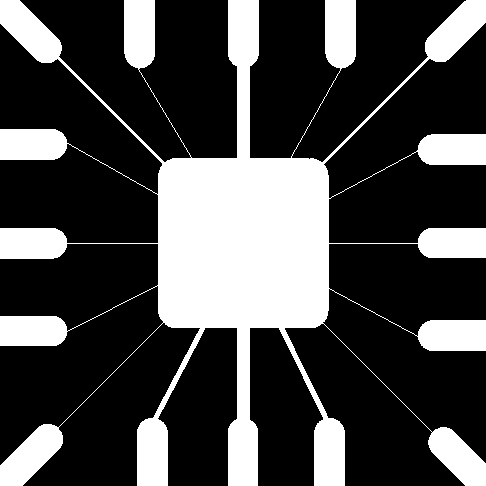
%> input picture Thanh/dataImages/Fig1005(a)(wirebond_mask).tif, 486 x 486 px
$ octave chuong3_phathienbien_canny_nofunc.m   (GNU Octave 9; MATLAB toolbox functions it lacks are replaced by stand-ins)
%> lines starting %> are read from the running program, lines starting %| are printed output that depends on the picture; in (x1, y1, x2, y2) boxes, pixels count from 0 and x2, y2 are one past the last pixel; in counts of white or black regions, pixels touching at a corner belong together; the program's own positions count from 1
% ??c ?nh vào
f = imread('Fig1005(a)(wirebond_mask).tif');
%> f is the input picture: size 486x486 uint8; 28.1% white; 1 white region, box (x1, y1, x2, y2) and area: (0, 0, 486, 486) 66259

% Chuy?n ?nh sang ?nh xám n?u ?nh là ?nh màu
if size(f, 3) == 3
    f = rgb2gray(f);
end

% B??c 1: Làm m?n ?nh v?i b? l?c Gaussian
sigma = 1;  % ?? l?ch chu?n c?a b? l?c Gaussian
h = fspecial('gaussian', [5, 5], sigma);  % T?o b? l?c Gaussian 5x5
f_smooth = imfilter(f, h, 'same');  % Áp d?ng b? l?c Gaussian vào ?nh
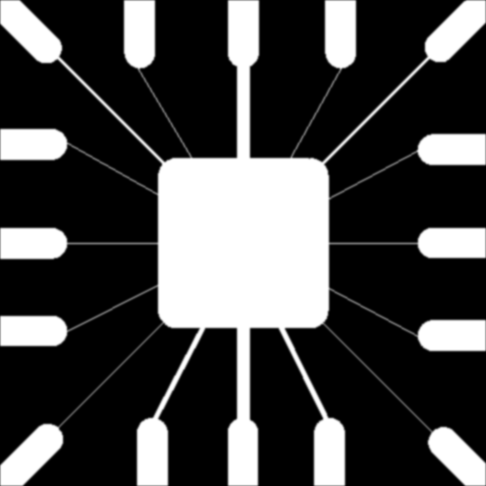
%> f_smooth: size 486x486 uint8; min 0, max 255, mean 71.3

% B??c 2: Tính toán gradient c?a ?nh b?ng b? l?c Sobel
sobel_x = fspecial('sobel');  % B? l?c Sobel theo ph??ng x
sobel_y = sobel_x';  % B? l?c Sobel theo ph??ng y (chuy?n v? c?a Sobel x)

% Tính gradient theo h??ng x và y
gradient_x = imfilter(double(f_smooth), sobel_x, 'same');
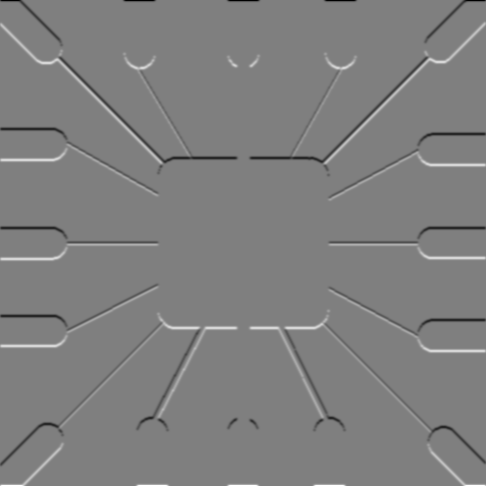
%> gradient_x: size 486x486 double; min -964, max 964, mean 0; drawn with min black and max white
gradient_y = imfilter(double(f_smooth), sobel_y, 'same');
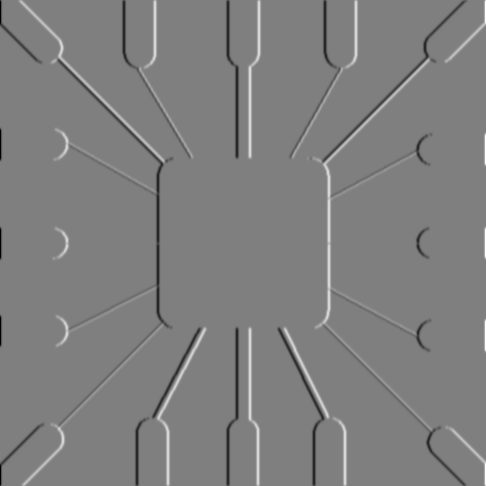
%> gradient_y: size 486x486 double; min -964, max 964, mean 0; mean of the top-left, top-right, bottom-left and bottom-right quarters -7.5, 7.5, -7.6, 7.5; drawn with min black and max white

% Tính ?? l?n gradient và h??ng c?a gradient
gradient_magnitude = sqrt(gradient_x.^2 + gradient_y.^2);
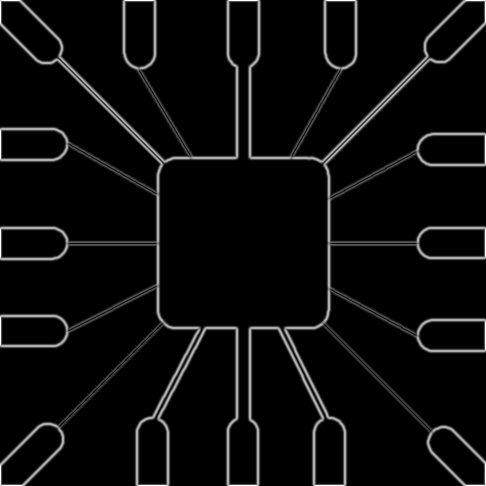
%> gradient_magnitude: size 486x486 double; min 0, max 964, mean 44.1; drawn with min black and max white
gradient_direction = atan2(gradient_y, gradient_x);
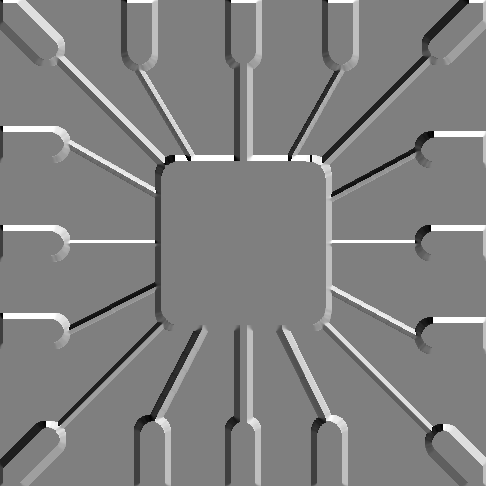
%> gradient_direction: size 486x486 double; min -3.14, max 3.14, mean 0.0426; drawn with min black and max white

% B??c 3: Non-maximum suppression
[rows, cols] = size(gradient_magnitude);
%> rows = 486; cols = 486
nms = zeros(rows, cols);  % ?nh k?t qu? sau khi áp d?ng non-maximum suppression

for i = 2:rows-1
    for j = 2:cols-1
        % L?y h??ng gradient theo ??n v? 45 ?? (b?c: 0, 45, 90, 135)
        angle = gradient_direction(i, j) * 180 / pi;  % ??i t? radian sang ??
        angle = mod(angle, 180);  % Làm cho góc trong kho?ng [0, 180]

        % Ki?m tra h??ng và so sánh v?i các pixel li?n k?
        if (angle >= 0 && angle < 22.5) || (angle >= 157.5 && angle <= 180)
            % H??ng 0 ?? (ngang), so sánh v?i pixel trái và ph?i
            neighbor1 = gradient_magnitude(i, j+1);
            neighbor2 = gradient_magnitude(i, j-1);
        elseif (angle >= 22.5 && angle < 67.5)
            % H??ng 45 ??, so sánh v?i pixel chéo trên ph?i và chéo d??i trái
            neighbor1 = gradient_magnitude(i-1, j+1);
            neighbor2 = gradient_magnitude(i+1, j-1);
        elseif (angle >= 67.5 && angle < 112.5)
            % H??ng 90 ?? (d?c), so sánh v?i pixel trên và d??i
            neighbor1 = gradient_magnitude(i+1, j);
            neighbor2 = gradient_magnitude(i-1, j);
        elseif (angle >= 112.5 && angle < 157.5)
            % H??ng 135 ??, so sánh v?i pixel chéo trên trái và chéo d??i ph?i
            neighbor1 = gradient_magnitude(i-1, j-1);
            neighbor2 = gradient_magnitude(i+1, j+1);
        end

        % N?u ?? l?n gradient t?i pixel hi?n t?i l?n h?n các pixel k? bên, gi? l?i
        if (gradient_magnitude(i, j) >= neighbor1) && (gradient_magnitude(i, j) >= neighbor2)
            nms(i, j) = gradient_magnitude(i, j);
        else
            nms(i, j) = 0;
        end
    end
end
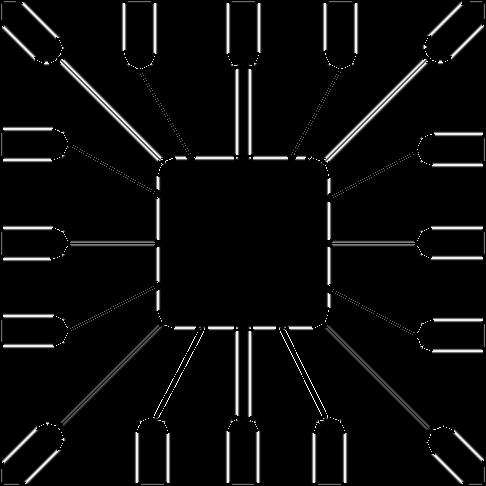
%> nms: size 486x486 double; min 0, max 693.8, mean 29.1; drawn with min black and max white
%> after the loop, neighbor1 = 951.6; neighbor2 = 951.6

% B??c 4: Hysteresis Thresholding
% Ch?n ng??ng cao và th?p
high_threshold = 0.3 * max(nms(:));  % Ng??ng cao (30% giá tr? l?n nh?t)
%> high_threshold = 208.1
low_threshold = 0.1 * max(nms(:));   % Ng??ng th?p (10% giá tr? l?n nh?t)
%> low_threshold = 69.38

% Phát hi?n biên m?nh và y?u
final_edges = zeros(rows, cols);  % ?nh biên cu?i cùng

for i = 1:rows
    for j = 1:cols
        if nms(i, j) >= high_threshold
            final_edges(i, j) = 1;  % Biên m?nh
        elseif nms(i, j) >= low_threshold
            % N?u là biên y?u, ki?m tra pixel k? bên (n?i biên)
            if any(nms(i-1:i+1, j-1:j+1) >= high_threshold)
                final_edges(i, j) = 1;  % Biên y?u ???c n?i thành biên m?nh
            end
        end
    end
end
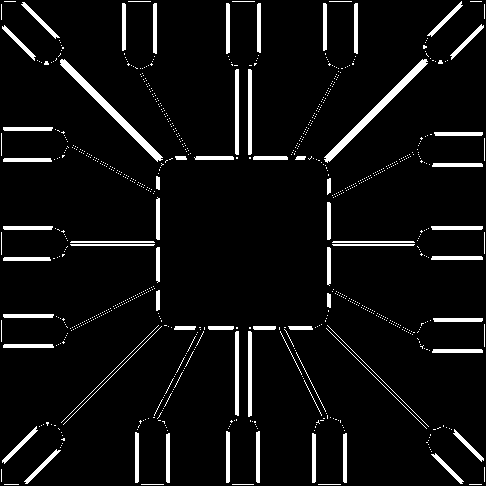
%> final_edges: size 486x486 double; values 0 (black) and 1 (white), 5.9% white; 827 white regions (750 under 20 px), largest, box (x1, y1, x2, y2) and area: (324, 59, 428, 163) 1001, (60, 59, 163, 162) 992, (235, 69, 239, 155) 342

% Hi?n th? k?t qu?
subplot(1, 2, 1);
imshow(final_edges);
title('Biên phát hi?n v?i Canny (không dùng edge())');
